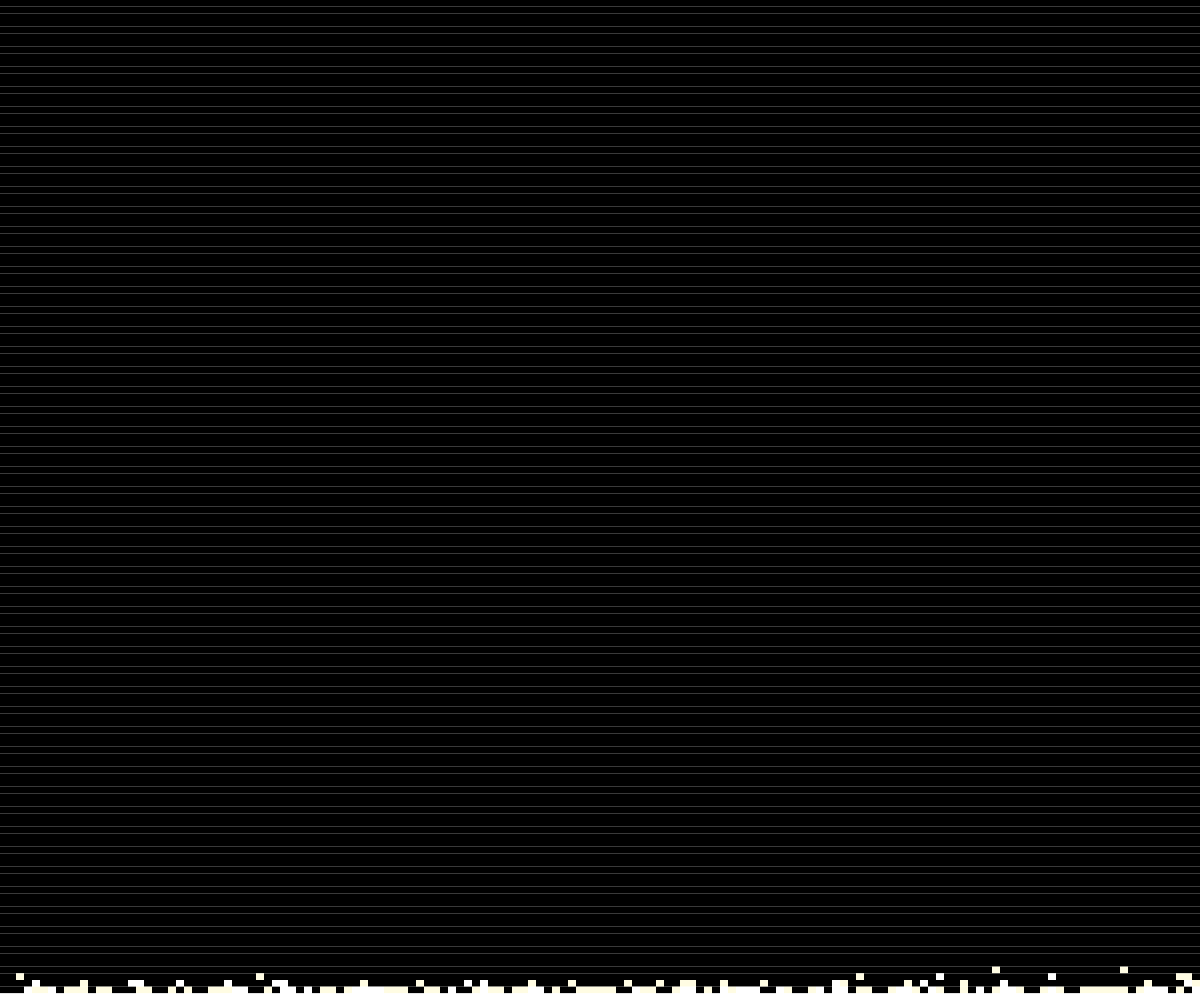
Frame 1 (no input)
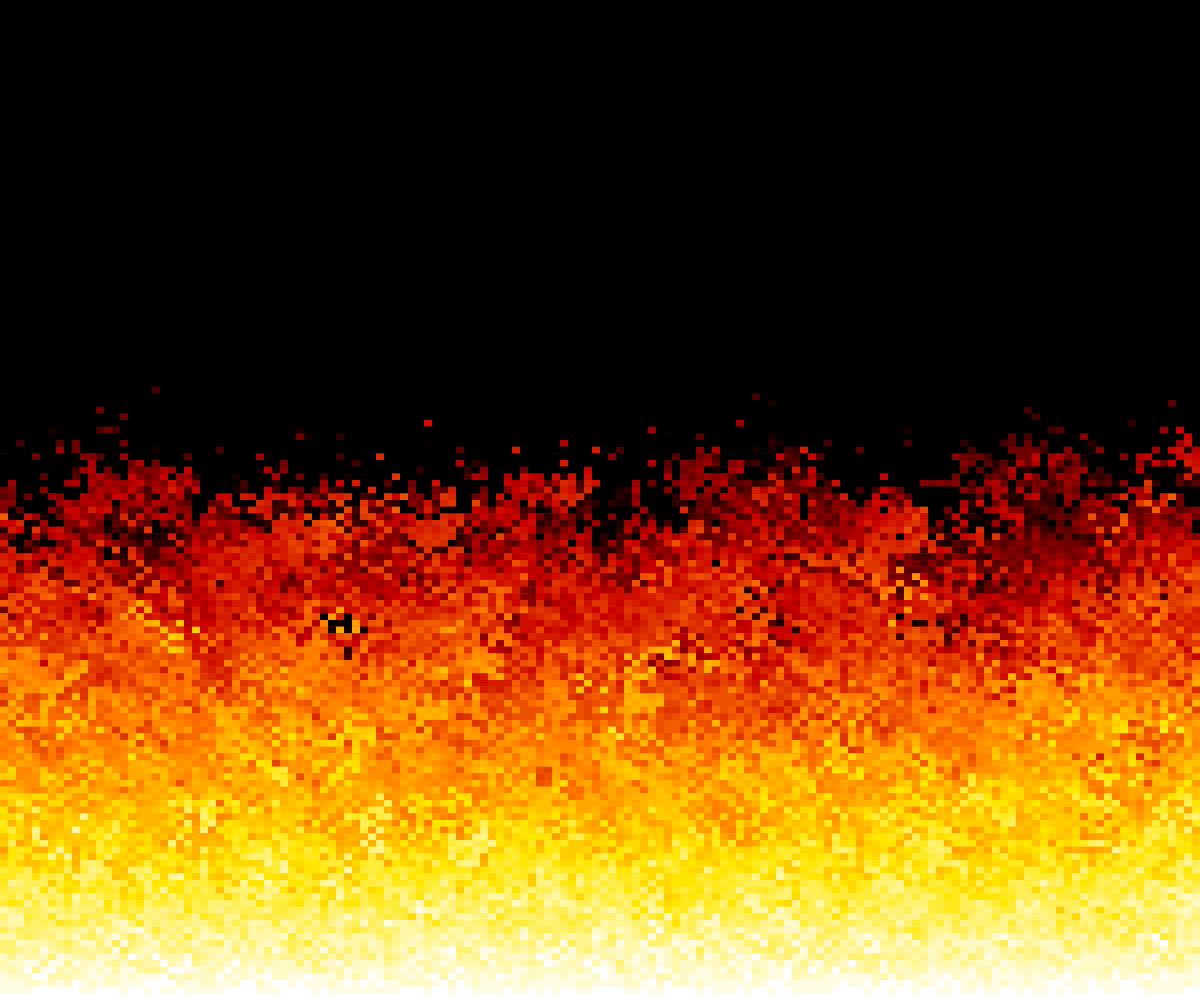
Frame 60 (no input)
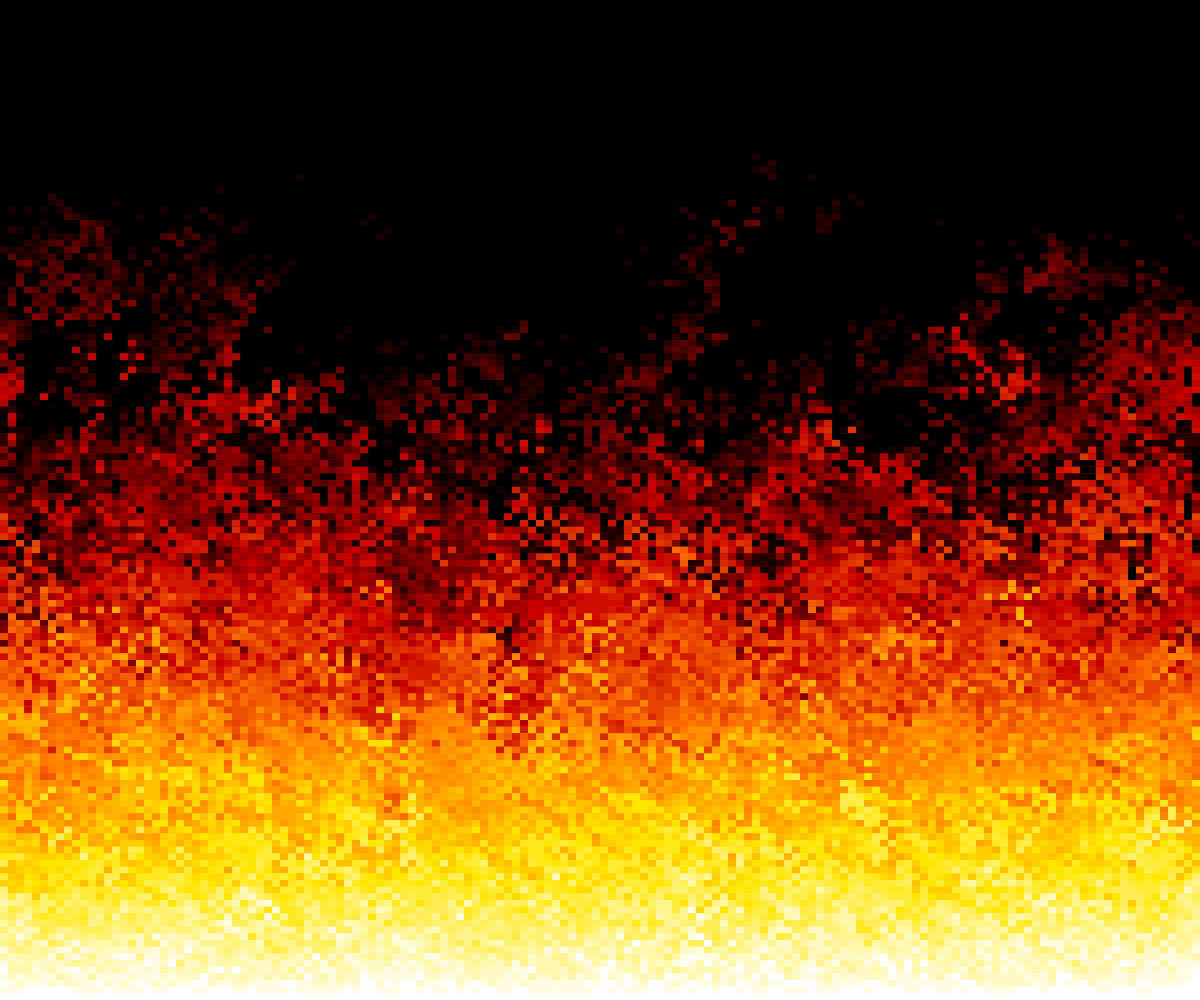
Frame 120 (the mouse pressed at the canvas centre since frame 60)

The p5.js sketch that drew these frames (run headless with seeded random() and noise() and a simulated clock; from frame 60 on, the mouse is pressed at the canvas centre):

// p5.js sketch
// ── sketch.js
const FIRE_WIDTH = 150;
const FIRE_HEIGHT = 150;
let fireBase = 36; // Maximum intensity of the fire (0-36)

let firePixels = new Array(FIRE_WIDTH * FIRE_HEIGHT).fill(0);
let palette = [];

function setup() {
  createCanvas(windowWidth, windowHeight);
  noStroke();

  // 37 colors, intensity 0 (black) to 36 (white): black -> red -> orange -> yellow -> white
  let stops = [color(0), color(200, 0, 0), color(255, 120, 0), color(255, 230, 0), color(255)];
  for (let i = 0; i <= 36; i++) {
    let t = (i / 36) * (stops.length - 1);
    let s = min(floor(t), stops.length - 2);
    palette.push(lerpColor(stops[s], stops[s + 1], t - s));
  }

}

function draw() {
     for (let x = 0; x < FIRE_WIDTH; x++) {
    firePixels[(FIRE_HEIGHT - 1) * FIRE_WIDTH + x] = fireBase;
  }

// Update and render the fire
  updateFire();
  renderFire();
}

// function updatebaseFire(){

//     //let firebase = map(mouseY, 0, height, 0, 36); // Adjust fire intensity based on mouse Y position

//      // Bottom row of fire pixels starts at max intensity
//   for (let x = 0; x < FIRE_WIDTH; x++) {
//     firePixels[(FIRE_HEIGHT - 1) * FIRE_WIDTH + x] = fireBase;
//   }

// }

function updateFire() {


    
  for (let x = 0; x < FIRE_WIDTH; x++) {
    for (let y = 1; y < FIRE_HEIGHT; y++) {
      spreadFire(y * FIRE_WIDTH + x);
    }
    //updatebaseFire();
  }
}

function spreadFire(src) {
  let pixel = firePixels[src];
  if (pixel === 0) {
    firePixels[src - FIRE_WIDTH] = 0;
  } else {
    // Random offset (0 to 3) shifts the flame sideways and decays it
    let rand = Math.floor(Math.random() * 4);
    let dst = constrain(src - rand + 1, FIRE_WIDTH, firePixels.length - 1);
    firePixels[dst - FIRE_WIDTH] = max(pixel - (rand & 1), 0);
  }
}

function renderFire() {
  let cellW = width / FIRE_WIDTH;
  let cellH = height / FIRE_HEIGHT;
  for (let y = 0; y < FIRE_HEIGHT; y++) {
    for (let x = 0; x < FIRE_WIDTH; x++) {
      fill(palette[firePixels[y * FIRE_WIDTH + x]]);
      rect(x * cellW, y * cellH, cellW, cellH);
    }
  }
}
